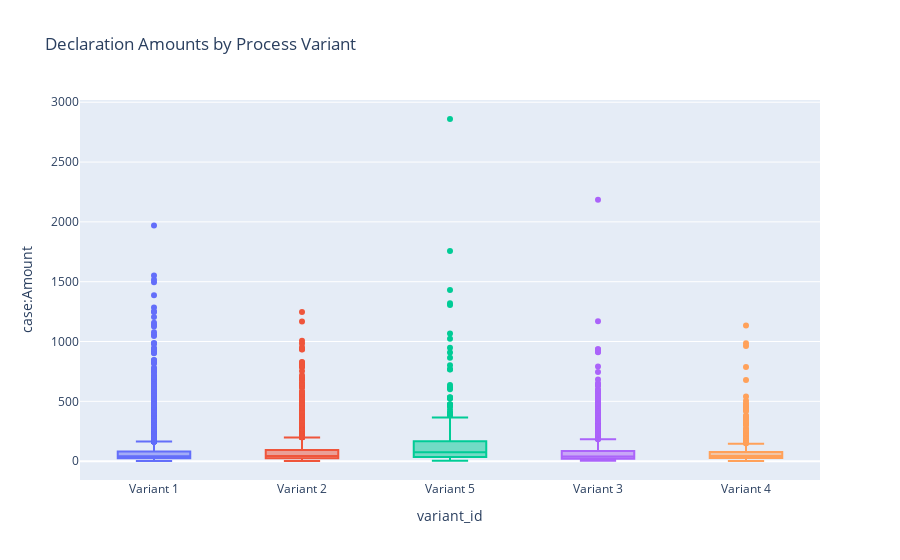

Here is the notebook cell this chart was saved with:
### Code cell
# Test 2: Is there a significant difference in amounts across top variants?
print("\nANOVA: Declaration Amount Across Top Variants")
variant_groups = [case_data[case_data['variant_id'] == variant]['case:Amount'] for variant in 
                 case_data['variant_id'].unique() if variant != 'Other']

if len(variant_groups) >= 2:
    f_stat, p_val = stats.f_oneway(*variant_groups)
    print(f"F-statistic: {f_stat:.4f}, p-value: {p_val:.4f}")
    print(f"Conclusion: {'Significant difference' if p_val < 0.05 else 'No significant difference'}")

    # Visualize amounts by variant
    fig = px.box(
        case_data[case_data['variant_id'] != 'Other'],
        x='variant_id',
        y='case:Amount',
        title='Declaration Amounts by Process Variant',
        color='variant_id'
    )
    fig.update_layout(showlegend=False)
    fig.show()

### Figure 1 — Plotly figure (JSON) as saved in the notebook; plotly's stock layout.template omitted (floating-point values rounded to 4 significant figures; data arrays with more than 128 entries replaced by an {"elided": "..."} marker saying what was removed)
{"data": [{"alignmentgroup": "True", "hovertemplate": "variant_id=%{x}<br>case:Amount=%{y}<extra></extra>", "legendgroup": "Variant 1", "marker": {"color": "#636efa"}, "name": "Variant 1", "notched": false, "offsetgroup": "Variant 1", "orientation": "v", "showlegend": true, "type": "box", "x": {"elided": "4618 str values"}, "x0": " ", "xaxis": "x", "y": {"elided": "4618 float values"}, "y0": " ", "yaxis": "y"}, {"alignmentgroup": "True", "hovertemplate": "variant_id=%{x}<br>case:Amount=%{y}<extra></extra>", "legendgroup": "Variant 2", "marker": {"color": "#EF553B"}, "name": "Variant 2", "notched": false, "offsetgroup": "Variant 2", "orientation": "v", "showlegend": true, "type": "box", "x": {"elided": "2473 str values"}, "x0": " ", "xaxis": "x", "y": {"elided": "2473 float values"}, "y0": " ", "yaxis": "y"}, {"alignmentgroup": "True", "hovertemplate": "variant_id=%{x}<br>case:Amount=%{y}<extra></extra>", "legendgroup": "Variant 5", "marker": {"color": "#00cc96"}, "name": "Variant 5", "notched": false, "offsetgroup": "Variant 5", "orientation": "v", "showlegend": true, "type": "box", "x": {"elided": "345 str values"}, "x0": " ", "xaxis": "x", "y": {"elided": "345 float values"}, "y0": " ", "yaxis": "y"}, {"alignmentgroup": "True", "hovertemplate": "variant_id=%{x}<br>case:Amount=%{y}<extra></extra>", "legendgroup": "Variant 3", "marker": {"color": "#ab63fa"}, "name": "Variant 3", "notched": false, "offsetgroup": "Variant 3", "orientation": "v", "showlegend": true, "type": "box", "x": {"elided": "1392 str values"}, "x0": " ", "xaxis": "x", "y": {"elided": "1392 float values"}, "y0": " ", "yaxis": "y"}, {"alignmentgroup": "True", "hovertemplate": "variant_id=%{x}<br>case:Amount=%{y}<extra></extra>", "legendgroup": "Variant 4", "marker": {"color": "#FFA15A"}, "name": "Variant 4", "notched": false, "offsetgroup": "Variant 4", "orientation": "v", "showlegend": true, "type": "box", "x": {"elided": "575 str values"}, "x0": " ", "xaxis": "x", "y": {"elided": "575 float values"}, "y0": " ", "yaxis": "y"}], "layout": {"boxmode": "overlay", "legend": {"title": {"text": "variant_id"}, "tracegroupgap": 0}, "showlegend": false, "title": {"text": "Declaration Amounts by Process Variant"}, "xaxis": {"anchor": "y", "categoryarray": ["Variant 1", "Variant 2", "Variant 5", "Variant 3", "Variant 4"], "categoryorder": "array", "domain": [0, 1], "title": {"text": "variant_id"}}, "yaxis": {"anchor": "x", "domain": [0, 1], "title": {"text": "case:Amount"}}}}
